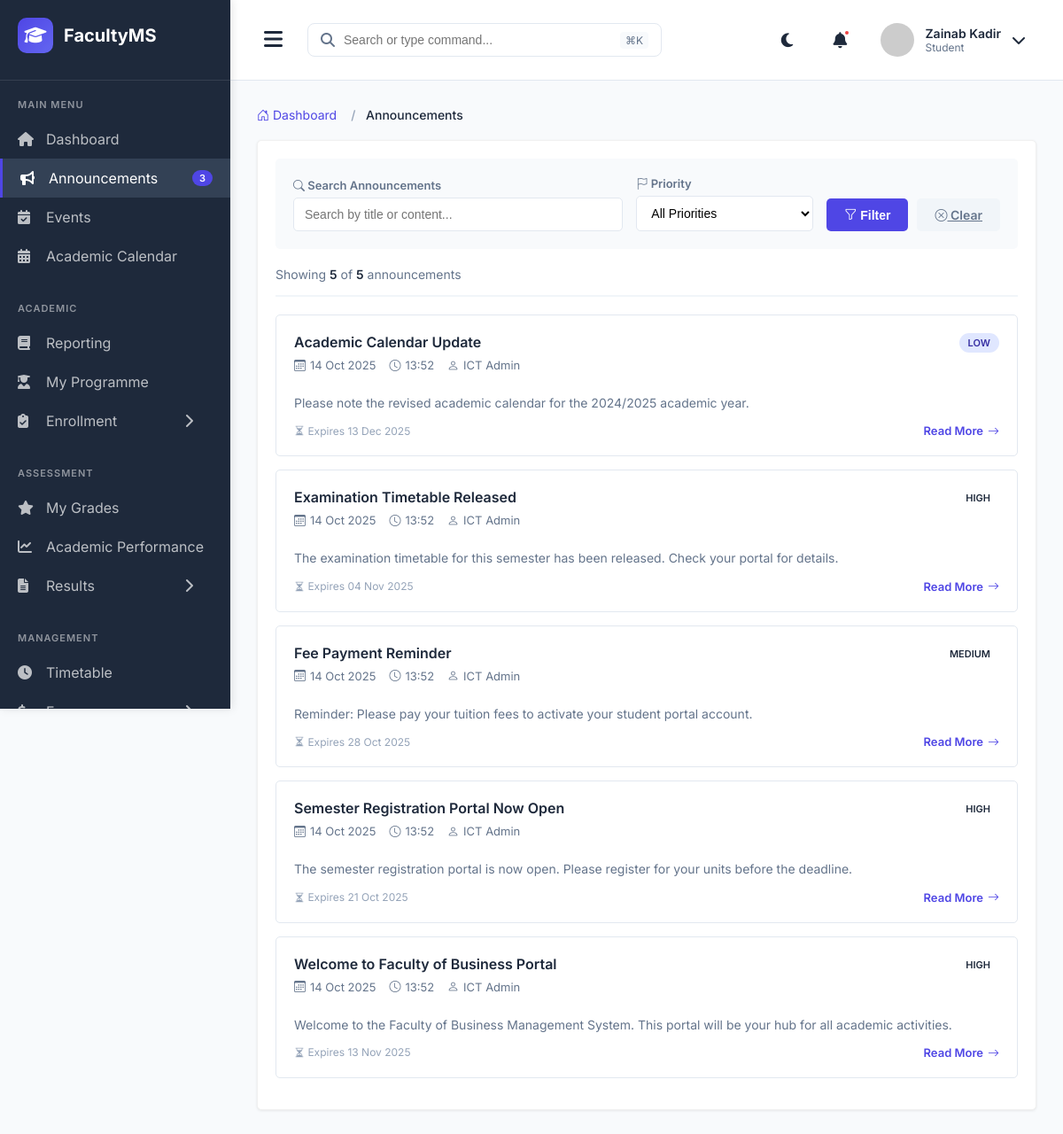
The page /student_announcements_list/ (signed in) on the database its author committed.
### main_application/models.py (models this page shows, shortened)
class User(AbstractUser):
    USER_TYPES = (
        ('STUDENT', 'Student'),
        ('LECTURER', 'Lecturer'),
        ('COD', 'Chairman of Department'),
        ('DEAN', 'Dean'),
        ('ICT_ADMIN', 'ICT Administrator'),
    )
    user_type = models.CharField(max_length=20, choices=USER_TYPES)
    phone_number = models.CharField(max_length=15, blank=True, null=True)
    profile_picture = models.ImageField(upload_to='profiles/', blank=True, null=True)
    is_active_user = models.BooleanField(default=True)
    date_joined = models.DateTimeField(auto_now_add=True)
    class Meta:
        db_table = 'users'

class Announcement(models.Model):
    PRIORITY_LEVELS = (
        ('LOW', 'Low'),
        ('NORMAL', 'Normal'),
        ('HIGH', 'High'),
        ('URGENT', 'Urgent'),
    )
    title = models.CharField(max_length=200)
    content = models.TextField()
    created_by = models.ForeignKey(User, on_delete=models.PROTECT, related_name='created_announcements')
    target_programmes = models.ManyToManyField(Programme, blank=True, related_name='announcements')
    target_year_levels = models.CharField(max_length=50, blank=True)  # Comma-separated: "1,2,3"
    priority = models.CharField(max_length=20, choices=PRIORITY_LEVELS, default='NORMAL')
    publish_date = models.DateTimeField(default=timezone.now)
    expiry_date = models.DateTimeField(null=True, blank=True)
    is_published = models.BooleanField(default=True)
    attachments = models.FileField(upload_to='announcements/', blank=True, null=True)
    created_at = models.DateTimeField(auto_now_add=True)
    class Meta:
        db_table = 'announcements'
        ordering = ['-publish_date']

### main_application/views.py (the view)
# urls.py: path('student_announcements_list/', views.student_announcements_list, name='student_announcements_list'),
@login_required
@never_cache
def student_announcements_list(request):
    if request.user.user_type != 'STUDENT':
        return redirect('student_dashboard')
    try:
        student = request.user.student_profile
        announcements = Announcement.objects.filter(
            is_published=True,
            publish_date__lte=timezone.now()
        ).filter(
            Q(target_programmes=student.programme) | Q(target_programmes__isnull=True)
        ).order_by('-publish_date').distinct()
        search_query = request.GET.get('search', '')
        if search_query:
            announcements = announcements.filter(
                Q(title__icontains=search_query) | Q(content__icontains=search_query)
            )
        priority_filter = request.GET.get('priority', '')
        if priority_filter:
            announcements = announcements.filter(priority=priority_filter)
        paginator = Paginator(announcements, 10)
        page_number = request.GET.get('page')
        page_obj = paginator.get_page(page_number)
        context = {
            'page_obj': page_obj,
            'announcements': page_obj.object_list,
            'search_query': search_query,
            'priority_filter': priority_filter,
            'priorities': [
                ('LOW', 'Low'),
                ('NORMAL', 'Normal'),
                ('HIGH', 'High'),
                ('URGENT', 'Urgent'),
            ],
            'total_announcements': announcements.count(),
        }
        return render(request, 'student/announcements/announcements_list.html', context)
    except Exception as e:
        from django.contrib import messages
        messages.error(request, f'Error loading announcements: {str(e)}')
        return redirect('student_dashboard')

### templates/student/announcements/announcements_list.html (shortened to what this page needs)
{% extends 'student_base.html' %}
{% block extra_css %}
<link rel="stylesheet" href="https://cdn.jsdelivr.net/npm/bootstrap-icons@1.10.0/font/bootstrap-icons.css">
{% endblock %}
{% block content %}
<nav aria-label="breadcrumb">
    <ol class="breadcrumb">
        <li class="breadcrumb-item"><a href="{% url 'student_dashboard' %}"><i class="bi bi-house-door"></i> Dashboard</a></li>
        <li class="breadcrumb-item active" aria-current="page">Announcements</li>
    </ol>
</nav>
<div class="section-container">
    <form method="get" action="">
        <div class="filter-bar">
            <div class="filter-group">
                <label class="filter-label" for="search">
                    <i class="bi bi-search"></i> Search Announcements
                </label>
                <input
                    type="text"
                    id="search"
                    name="search"
                    class="filter-input"
                    placeholder="Search by title or content..."
                    value="{{ search_query }}"
                >
            </div>
            <div class="filter-group" style="flex: 0.5;">
                <label class="filter-label" for="priority">
                    <i class="bi bi-flag"></i> Priority
                </label>
                <select id="priority" name="priority" class="filter-select">
                    <option value="">All Priorities</option>
                </select>
            </div>
            <div style="display: flex; gap: 10px;">
                <button type="submit" class="filter-btn">
                    <i class="bi bi-funnel"></i> Filter
                </button>
                <a href="{% url 'student_announcements_list' %}" class="clear-btn">
                    <i class="bi bi-x-circle"></i> Clear
                </a>
            </div>
        </div>
    </form>
    <div class="stats-bar">
        <div class="total-count">
            Showing <strong>{{ announcements|length }}</strong> of <strong>{{ total_announcements }}</strong> announcement{{ total_announcements|pluralize }}
        </div>
    </div>
    {% if announcements %}
        {% for announcement in announcements %}
        <a href="{% url 'student_announcement_detail' announcement.pk %}" style="text-decoration: none; color: inherit;">
            <div class="announcement-card">
                <div class="announcement-header">
                    <div style="flex: 1;">
                        <h3 class="announcement-title">{{ announcement.title }}</h3>
                        <div class="announcement-meta">
                            <span class="meta-item">
                                <i class="bi bi-calendar3"></i>
                                {{ announcement.publish_date|date:"d M Y" }}
                            </span>
                            <span class="meta-item">
                                <i class="bi bi-clock"></i>
                                {{ announcement.publish_date|date:"H:i" }}
                            </span>
                            <span class="meta-item">
                                <i class="bi bi-person"></i>
                                {{ announcement.created_by.get_full_name }}
                            </span>
                        </div>
                    </div>
                    <span class="priority-badge priority-{{ announcement.priority }}">
                        {{ announcement.get_priority_display }}
                    </span>
                </div>
                <div class="announcement-excerpt">
                    {{ announcement.content|truncatewords:30 }}
                </div>
                <div class="announcement-footer">
                    <div style="display: flex; gap: 10px; align-items: center;">
                        {% if announcement.expiry_date %}
                        <span style="color: #94A3B8; font-size: 12px;">
                            <i class="bi bi-hourglass-split"></i> Expires {{ announcement.expiry_date|date:"d M Y" }}
                        </span>
                        {% endif %}
                    </div>
                    <span class="read-more">
                        Read More <i class="bi bi-arrow-right"></i>
                    </span>
                </div>
            </div>
        </a>
        {% endfor %}
    {% endif %}
</div>
{% endblock %}

### templates/student_base.html (shortened to what this page needs)
{% load static %}
<!DOCTYPE html>
<html lang="en">
<head>
    <link rel="stylesheet" href="https://cdnjs.cloudflare.com/ajax/libs/font-awesome/6.4.0/css/all.min.css">
    {% block extra_css %}{% endblock %}
</head>
<body>
    <div class="sidebar" id="sidebar">
        <div class="sidebar-header">
            <div class="logo">
                <i class="fas fa-graduation-cap"></i>
            </div>
            <span class="logo-text">FacultyMS</span>
        </div>
        <div class="menu-section">
            <div class="menu-title">Main Menu</div>
            <a href="{% url 'student_dashboard' %}" class="menu-item {% if request.resolver_match.url_name == 'student_dashboard' %}active{% endif %}">
                <i class="fas fa-home"></i>
                <span>Dashboard</span>
            </a>
            <a href="{% url 'student_announcements_list' %}" class="menu-item {% if request.resolver_match.url_name == 'student_announcements_list' %}active{% endif %}">
                <i class="fas fa-bullhorn"></i>
                <span>Announcements</span>
                <span class="badge">3</span>
            </a>
            <a href="{% url 'student_events_list' %}" class="menu-item {% if request.resolver_match.url_name == 'student_events_list' %}active{% endif %}">
                <i class="fas fa-calendar-check"></i>
                <span>Events</span>
            </a>
            <a href="{% url 'student_academic_calendar' %}" class="menu-item {% if request.resolver_match.url_name == 'student_academic_calendar' %}active{% endif %}">
                <i class="fas fa-calendar-alt"></i>
                <span>Academic Calendar</span>
            </a>
        </div>
        <div class="menu-section">
            <div class="menu-title">Academic</div>
            <a href="{% url 'student_semester_reporting' %}" class="menu-item {% if request.resolver_match.url_name == 'student_semester_reporting' %}active{% endif %}">
                <i class="fas fa-book"></i>
                <span>Reporting</span>
            </a>
            <a href="{% url 'my_programme' %}" class="menu-item {% if request.resolver_match.url_name == 'my_programme' %}active{% endif %}">
                <i class="fas fa-user-graduate"></i>
                <span>My Programme</span>
            </a>
            <div class="menu-item has-submenu {% if 'register_units' in request.resolver_match.url_name or 'student_enrollments' in request.resolver_match.url_name %}active{% endif %}" data-submenu="enrollment">
                <i class="fas fa-clipboard-check"></i>
                <span>Enrollment</span>
                <i class="fas fa-chevron-right arrow"></i>
            </div>
        </div>
        <div class="menu-section">
            <div class="menu-title">Assessment</div>
            <a href="{% url 'student_grades_view'%}" class="menu-item {% if request.resolver_match.url_name == 'student_grades_view' %}active{% endif %}">
                <i class="fas fa-star"></i>
                <span>My Grades</span>
            </a>
            <a href="{% url 'academic_performance_view'%}" class="menu-item {% if request.resolver_match.url_name == 'academic_performance_view' %}active{% endif %}">
                <i class="fas fa-chart-line"></i>
                <span>Academic Performance</span>
            </a>
            <div class="menu-item has-submenu " data-submenu="results">
                <i class="fas fa-file-alt"></i>
                <span>Results</span>
                <i class="fas fa-chevron-right arrow"></i>
            </div>
        </div>
        <div class="menu-section">
            <div class="menu-title">Management</div>
            <a href="{% url 'student_timetable' %}" class="menu-item {% if request.resolver_match.url_name == 'student_timetable' %}active{% endif %}">
                <i class="fas fa-clock"></i>
                <span>Timetable</span>
            </a>
            <div class="menu-item has-submenu {% if 'fees' in request.resolver_match.url_name %}active{% endif %}" data-submenu="fees">
                <i class="fas fa-dollar-sign"></i>
                <span>Fees</span>
                <i class="fas fa-chevron-right arrow"></i>
            </div>
        </div>
    </div>
    <div class="main-content" id="mainContent">
        <div class="header">
            <div class="header-left">
                <button class="menu-toggle" id="menuToggle">
                    <i class="fas fa-bars"></i>
                </button>
                <div class="search-bar">
                    <i class="fas fa-search"></i>
                    <input type="text" placeholder="Search or type command...">
                    <span class="shortcut">⌘K</span>
                </div>
            </div>
            <div class="header-right">
                <div class="header-icon">
                    <i class="fas fa-moon"></i>
                </div>
                <div class="header-icon notification-icon">
                    <i class="fas fa-bell"></i>
                    <span class="notification-badge"></span>
                </div>
                <div class="user-profile">
                    <img src="https://ui-avatars.com/api/?name=Admin+User&background=4F46E5&color=fff" alt="User" class="user-avatar">
                    <div class="user-info">
                        <span class="user-name">{{ user.get_full_name|default:"Admin User" }}</span>
                        <span class="user-role">{{ user.get_user_type_display|default:"Administrator" }}</span>
                    </div>
                    <i class="fas fa-chevron-down"></i>
                </div>
            </div>
        </div>
        <div class="content">
            {% block content %}{% endblock %}
        </div>
    </div>
</body>
</html>

### rows shown on the page
User: get_full_name "Zainab Kadir", user_type "Student"
Announcement: title "Academic Calendar Update", publish_date "14 Oct 2025", publish_date "13:52", created_by.get_full_name "ICT Admin", priority "LOW", content "Please note the revised academic calendar for the 2024/2025 academic year.", expiry_date "13 Dec 2025"
Announcement: title "Examination Timetable Released", publish_date "14 Oct 2025", publish_date "13:52", created_by.get_full_name "ICT Admin", priority "HIGH", content "The examination timetable for this semester has been released. Check your portal for details.", expiry_date "04 Nov 2025"
Announcement: title "Fee Payment Reminder", publish_date "14 Oct 2025", publish_date "13:52", created_by.get_full_name "ICT Admin", priority "MEDIUM", content "Reminder: Please pay your tuition fees to activate your student portal account.", expiry_date "28 Oct 2025"
Announcement: title "Semester Registration Portal Now Open", publish_date "14 Oct 2025", publish_date "13:52", created_by.get_full_name "ICT Admin", priority "HIGH", content "The semester registration portal is now open. Please register for your units before the deadline.", expiry_date "21 Oct 2025"
Announcement: title "Welcome to Faculty of Business Portal", publish_date "14 Oct 2025", publish_date "13:52", created_by.get_full_name "ICT Admin", priority "HIGH", content "Welcome to the Faculty of Business Management System. This portal will be your hub for all academic activities.", expiry_date "13 Nov 2025"

### other values the page prints
{{ announcements|length }} "5"
{{ total_announcements }} "5"
